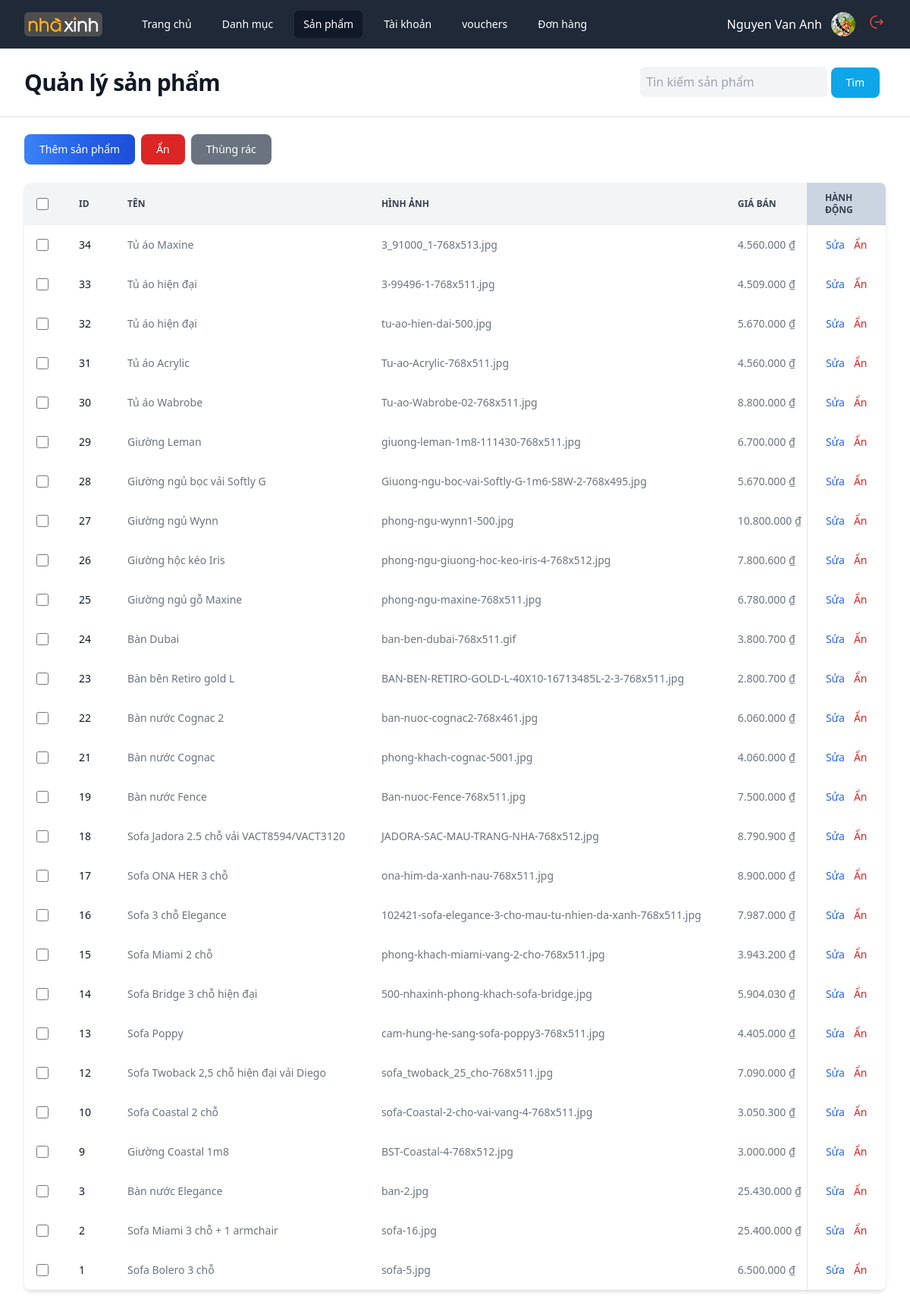
The page /admin?act=products (signed in) on the database its author committed.
### tables this page shows
CREATE TABLE `products` (
  `id` int(10) NOT NULL,
  `name_product` varchar(200) NOT NULL,
  `description` text NOT NULL,
  `price` float NOT NULL,
  `origin_price` int(11) NOT NULL,
  `thumbnail` varchar(200) NOT NULL,
  `material` varchar(200) NOT NULL,
  `sold` int(11) NOT NULL DEFAULT 0,
  `created_at` varchar(200) NOT NULL,
  `id_category` int(10) NOT NULL,
  `is_deleted` tinyint(1) NOT NULL DEFAULT 0
);

### core.php (called while the page is built, shortened)
<?php
function viewAdmin($view, $values = [])
{
    return include("../views/admin/$view.php");
}
class Req
{
    public function __construct(
        Categories $categoriesService,
        Products $productsService,
        Users $usersService,
        Vouchers $vouchersService,
        CartsDetail $cartsService,
        Bills $billsService,
        ProductsBill $productsBillService,
        ProductDetail $productsDetailService,
        Images $imagesService,
        Reviews $reviewsService,
    ) {
        $this->productsService = $productsService;
    }
}

### controllers/admin/ProductsController.php (called while the page is built, shortened)
<?php
function controller_products(Req $req)
{
    $products = $req->productsService->getAll();
    return viewAdmin("products", ['products' => $products]);
}

### admin/index.php (called while the page is built, shortened)
<?php
function bootstrap()
{
    include("./routes.php");
    include("../database/service.php");
    include("../models/categories.php");
    include("../models/products.php");
    include("../models/users.php");
    include("../models/vouchers.php");
    include("../models/cartsDetail.php");
    include("../models/bills.php");
    include("../models/productsBill.php");
    include("../models/productsDetail.php");
    include("../models/images.php");
    include("../models/reviews.php");
    $role = $_SESSION["user"]["role"];
    $req = new Req(
        $categories,
        $products,
        $users,
        $vouchers,
        $cartsDetail,
        $bills,
        $productsBill,
        $productsDetail,
        $images,
        $reviews,
    );
    if (!isset($_GET['act'])) $act = check_path('');
    else $act = check_path($_GET['act']);
    foreach ($routes as $route) {
        if ($act == $route['path'] && $role >= 1 && $role <= 2) {
            return $route['view']($req);
        }
    }
}
bootstrap();

### database/service.php (called while the page is built, shortened)
<?php
include("database.php");
class ServicePdo
{
    public function __construct($nameDB)
    {
        $this->dbName = $nameDB;
        $this->pdo = connect();
    }
}

### models/products.php (called while the page is built, shortened)
<?php
class Products extends ServicePdo
{
    public function getAll($is_deleted = false)
    {
        $dbName = $this->dbName;
        $sql = "SELECT * FROM $dbName WHERE IS_DELETED = '$is_deleted' ORDER BY ID DESC";
        return $this->pdo->query($sql)->fetchAll();
    }
}

### database/database.php (called while the page is built)
<?php
function connect()
{
    try {
        $connect =  new PDO("mysql:host=localhost; dbname=project", "root", "");
        $connect->setAttribute(PDO::ATTR_ERRMODE, PDO::ERRMODE_EXCEPTION);
        return $connect;
    } catch (PDOException $e) {
        echo $e->getMessage();
        throw $e;
    }
}

### views/admin/products.php (the view, shortened to what this page needs)
<!DOCTYPE html>
<html lang="en">
<head>
    <script src="https://cdn.tailwindcss.com"></script>
</head>
<body>
    <div class="min-h-full">
        <?php include('partials/header.php') ?>
        <header class="bg-white shadow">
            <div class="mx-auto max-w-7xl px-4 py-6 sm:px-6 lg:px-8 flex items-center justify-between">
                <h1 class="text-3xl font-bold tracking-tight text-gray-900">Quản lý sản phẩm</h1>
                <div class="flex gap-4">
                    <form action="">
                        <input type="search" name='q' class="bg-gray-100 rounded-md px-2 py-2" placeholder="Tìn kiếm sản phẩm">
                        <button type="submit" class="text-white bg-sky-500 focus:ring-4 focus:outline-none focus:ring-red-300 font-medium rounded-lg text-sm px-5 py-2.5 text-center me-2">Tìm</button>
                    </form>
                </div>
            </div>
        </header>
        <main>
            <form action="?act=delete-product" method="POST" id="form">
                <div class="mx-auto max-w-7xl py-6 sm:px-6 lg:px-8">
                    <div class="flex mb-4">
                        <a href="/admin?act=add-product" class="text-white bg-gradient-to-r from-blue-500 via-blue-600 to-blue-700 hover:bg-gradient-to-br focus:ring-4 focus:outline-none focus:ring-blue-300 font-medium rounded-lg text-sm px-5 py-2.5 text-center me-2 mb-2">Thêm sản phẩm</a>
                        <button type="button" id="delete-many" class="text-white bg-red-600 focus:ring-4 focus:outline-none focus:ring-red-300 font-medium rounded-lg text-sm px-5 py-2.5 text-center me-2 mb-2">Ẩn</button>
                        <a href="?act=bin-products" class="text-white bg-gray-500 focus:ring-4 focus:outline-none focus:ring-gray-300 font-medium rounded-lg text-sm px-5 py-2.5 text-center me-2 mb-2">Thùng rác</a>
                    </div>
                    <div class="relative overflow-x-auto shadow-md sm:rounded-lg">
                        <table class="w-full text-sm text-left rtl:text-right text-gray-500 ">
                            <thead class="text-xs text-gray-700 uppercase bg-gray-100">
                                <tr>
                                    <th scope="col" class="p-4">
                                        <div class="flex items-center">
                                            <input id="checkbox-all-search" type="checkbox" class="w-4 h-4 text-blue-600 bg-gray-100 rounded focus:ring-blue-500  ring-offset-gray-800 focus:ring-offset-gray-800 focus:ring-2  border-gray-600">
                                        </div>
                                    </th>
                                    <th scope="col" class="px-6 py-3">
                                        Id
                                    </th>
                                    <th scope="col" class="px-6 py-3">
                                        Tên
                                    </th>
                                    <th scope="col" class="px-6 py-3">
                                        Hình ảnh
                                    </th>
                                    <th scope="col" class="px-6 py-3">
                                        Giá bán
                                    </th>
                                    <th scope="col" class="px-6 py-3">
                                    </th>
                                    <th scope="col" class="px-6 py-3 sticky right-0 bg-slate-300">
                                        Hành động
                                    </th>
                                </tr>
                            </thead>
                            <tbody>
                                <?php
                                foreach ($products as $product) {
                                    extract($product);
                                ?>
                                    <tr class="bg-white hover:bg-gray-50 ">
                                        <td class="w-4 p-4">
                                            <div class="flex items-center">
                                                <input value="<?= $id ?>" name="product-id[]" id="checkbox-table-search-1" type="checkbox" class="w-4 h-4 text-blue-600 bg-gray-100 rounded focus:ring-blue-500  ring-offset-gray-800 focus:ring-offset-gray-800 focus:ring-2  border-gray-600">
                                            </div>
                                        </td>
                                        <th scope="row" class="px-6 py-4 font-medium text-gray-900 whitespace-nowrap">
                                            <?= $id ?>
                                        </th>
                                        <td class="px-6 py-4 truncate">
                                            <?= $name_product ?>
                                        </td>
                                        <td class="px-6 py-4 truncate">
                                            <?= $thumbnail ?>
                                        </td>
                                        <td class="px-6 py-4 truncate">
                                            <?= number_format($price, 0, '.', '.') ?> &#8363;
                                        </td>
                                        <td class="px-6 py-4 truncate">
                                        </td>
                                        <td class="flex items-center px-6 py-4 sticky right-0 bg-white border-l">
                                            <a href="/admin?act=edit-product&id=<?= $id ?>" class="font-medium text-blue-600  hover:underline">Sửa</a>
                                            <button type="button" id="delete-category" data-id="<?= $id ?>" class="font-medium text-red-600 hover:underline ms-3">Ẩn</button>
                                        </td>
                                    </tr>
                                <?php
                                }
                                ?>
                            </tbody>
                        </table>
                    </div>
                </div>
            </form>
        </main>
    </div>
</body>
</html>

### rows shown on the page
products: id "34", name_product "Tủ áo Maxine", thumbnail "3_91000_1-768x513.jpg", price "4.560.000"
products: id "33", name_product "Tủ áo hiện đại", thumbnail "3-99496-1-768x511.jpg", price "4.509.000"
products: id "32", name_product "Tủ áo hiện đại", thumbnail "tu-ao-hien-dai-500.jpg", price "5.670.000"
products: id "31", name_product "Tủ áo Acrylic", thumbnail "Tu-ao-Acrylic-768x511.jpg", price "4.560.000"
products: id "30", name_product "Tủ áo Wabrobe", thumbnail "Tu-ao-Wabrobe-02-768x511.jpg", price "8.800.000"
products: id "29", name_product "Giường Leman", thumbnail "giuong-leman-1m8-111430-768x511.jpg", price "6.700.000"
products: id "28", name_product "Giường ngủ bọc vải Softly G", thumbnail "Giuong-ngu-boc-vai-Softly-G-1m6-S8W-2-768x495.jpg", price "5.670.000"
products: id "27", name_product "Giường ngủ Wynn", thumbnail "phong-ngu-wynn1-500.jpg", price "10.800.000"
products: id "26", name_product "Giường hộc kéo Iris", thumbnail "phong-ngu-giuong-hoc-keo-iris-4-768x512.jpg", price "7.800.600"
products: id "25", name_product "Giường ngủ gỗ Maxine", thumbnail "phong-ngu-maxine-768x511.jpg", price "6.780.000"
products: id "24", name_product "Bàn Dubai", thumbnail "ban-ben-dubai-768x511.gif", price "3.800.700"
products: id "23", name_product "Bàn bên Retiro gold L", thumbnail "BAN-BEN-RETIRO-GOLD-L-40X10-16713485L-2-3-768x511.jpg", price "2.800.700"
products: id "22", name_product "Bàn nước Cognac 2", thumbnail "ban-nuoc-cognac2-768x461.jpg", price "6.060.000"
products: id "21", name_product "Bàn nước Cognac", thumbnail "phong-khach-cognac-5001.jpg", price "4.060.000"
products: id "19", name_product "Bàn nước Fence", thumbnail "Ban-nuoc-Fence-768x511.jpg", price "7.500.000"
products: id "18", name_product "Sofa Jadora 2.5 chỗ vải VACT8594/VACT3120", thumbnail "JADORA-SAC-MAU-TRANG-NHA-768x512.jpg", price "8.790.900"
products: id "17", name_product "Sofa ONA HER 3 chỗ", thumbnail "ona-him-da-xanh-nau-768x511.jpg", price "8.900.000"
products: id "16", name_product "Sofa 3 chỗ Elegance", thumbnail "102421-sofa-elegance-3-cho-mau-tu-nhien-da-xanh-768x511.jpg", price "7.987.000"
products: id "15", name_product "Sofa Miami 2 chỗ", thumbnail "phong-khach-miami-vang-2-cho-768x511.jpg", price "3.943.200"
products: id "14", name_product "Sofa Bridge 3 chỗ hiện đại", thumbnail "500-nhaxinh-phong-khach-sofa-bridge.jpg", price "5.904.030"
products: id "13", name_product "Sofa Poppy", thumbnail "cam-hung-he-sang-sofa-poppy3-768x511.jpg", price "4.405.000"
products: id "12", name_product "Sofa Twoback 2,5 chỗ hiện đại vải Diego", thumbnail "sofa_twoback_25_cho-768x511.jpg", price "7.090.000"
products: id "10", name_product "Sofa Coastal 2 chỗ", thumbnail "sofa-Coastal-2-cho-vai-vang-4-768x511.jpg", price "3.050.300"
products: id "9", name_product "Giường Coastal 1m8", thumbnail "BST-Coastal-4-768x512.jpg", price "3.000.000"
products: id "3", name_product "Bàn nước Elegance", thumbnail "ban-2.jpg", price "25.430.000"
products: id "2", name_product "Sofa Miami 3 chỗ + 1 armchair", thumbnail "sofa-16.jpg", price "25.400.000"
products: id "1", name_product "Sofa Bolero 3 chỗ", thumbnail "sofa-5.jpg", price "6.500.000"

### other values the page prints
$name "Trang chủ"
$name "Danh mục"
$name "Sản phẩm"
$name "Tài khoản"
$name "vouchers"
$name "Đơn hàng"
$_SESSION['user']['full_name'] "Nguyen Van Anh"
